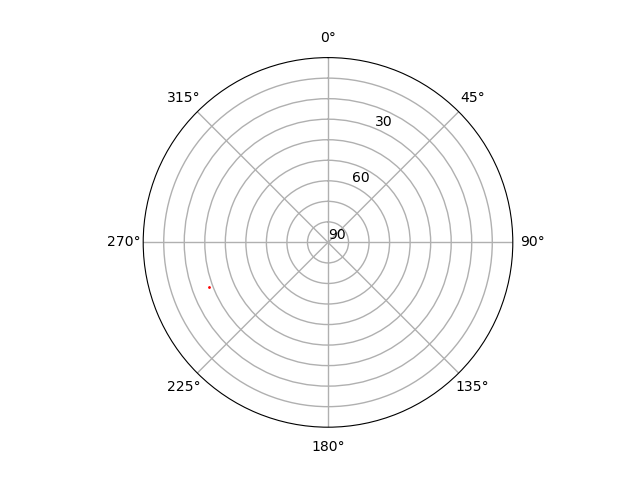

Generate this figure with Python:
import os

import cv2
import numpy as np
import tzlocal
from _datetime import datetime
from matplotlib import pyplot as plt
from pysolar.solar import get_altitude, get_azimuth
from scipy import signal


# also ignore leap second warnings
# the lat, long will be of the camera
def get_sun(lat, long, date):
    """Retrieves sun azimuth and altitude"""
    altitude = get_altitude(lat, long, date)
    azimuth = get_azimuth(lat, long, date)
    return azimuth, altitude


def draw_sun_circle(sun_radius, sun_center, img):
    """Draws circle on img, centered on sun_center (x, y), with radius sun_radius"""
    # draw red circle around the center point
    cv2.circle(img, sun_center, sun_radius, (0, 0, 255), -1, 8, 0)

    # identify all red pixels and extract their coordinates
    points = np.where((img == [0, 0, 255]).all(axis=2))

    sun_pixels = list(zip(points[1][:], points[0][:]))

    return sun_pixels


def mask_sun_pixel(img, sun_radius, SUN_THRESHOLD=2.9375, FILTER_SIZE=25):
    # Locate the brightest pixel in the image (i.e. the sun) and cover it up so it doesn't
    # mess with our coverage code
    img = np.asarray(img).astype(np.double)
    img /= 255

    intensity = img[:, :, 0] + img[:, :, 1] + img[:, :, 2]

    # To eliminate noise and find the center of the sun, we're going to do a mean convolution
    mean_matrix = np.full(shape=(FILTER_SIZE, FILTER_SIZE),
                          fill_value=1/FILTER_SIZE**2)
    convolved_intensity = signal.convolve2d(
        intensity, mean_matrix, mode='full', boundary='fill', fillvalue=0)

    # locate the brightest pixel in the image (aka the pixel with the highest intensity value)
    max_intensity = np.amax(convolved_intensity)

    # If the sun is in the image, the max_intensity should be greater than this threshold
    # If it's not, the that means that the sun is probably covered by a cloud (or not in frame)
    if max_intensity >= SUN_THRESHOLD:
        brightest = np.where(convolved_intensity == max_intensity)
        l = int(len(brightest[0]) / 2)

        sun_center = (brightest[1][l], brightest[0][l])
        sun_pixels = draw_sun_circle(sun_radius, sun_center, img)

        return sun_center, sun_pixels

    return (None, None), None


def mask_sun_pysolar(lat, long, sun_radius):
    """Returns point at center of sun and pixel mask for sun."""
    date = tzlocal.get_localzone().localize(datetime.now())
    # date = datetime(2019, 10, 19, 15, 42, 00, tzinfo=tzlocal.get_localzone())
    # frame = cv2.resize(frame1, (640, 480))

    # 2.) Find sun using (azimuth, altitude)
    azimuth, altitude = get_sun(lat, long, date)
    # print(azimuth, altitude)

    # *************** Creating the polar grid ****************
    # To convert degrees to radian for plotting
    rad = np.pi / 180
    fig = plt.figure()
    ax1 = fig.add_subplot(111, projection='polar')
    ax1.grid(True)
    ax1.set_theta_zero_location("N")
    ax1.set_theta_direction(-1)
    ax1.grid(linewidth=1)
    ax1.set_ylim(0, 90)
    ax1.set_yticks(np.arange(0, 90, 10))
    yLabel = ['90', '', '', '60', '', '', '30', '', '']
    ax1.set_yticklabels(yLabel)

    # *************** PLOTTING DIRECTLY ONTO POLAR GRID WITH AZIMUTH, ALTITUDE input ***************
    # original: single center point
    plt.polar((azimuth)*rad, 90-altitude, 'ro', markersize=1)
    plt.savefig('sunPos.png')

    # load sunPos image to create mask
    sun_image = cv2.imread('sunPos.png')
    # mask = np.zeros_like(sun_image)
    # mask[np.where((sun_image == [0, 0, 255]).all(axis=2))] = [0, 0, 255]

    point = np.where((sun_image == [0, 0, 255]).all(axis=2))

    sun_center = (point[1][0], point[0][0])

    # Mask the sun in the image, store the masked area as 'sunPixels'
    sun_pixels = draw_sun_circle(sun_radius, sun_center, sun_image)

    # TODO: check if the sun is not out then:
    # return None, None

    # return 'sun_center' to motion estimation and coverage
    return sun_center, sun_pixels
